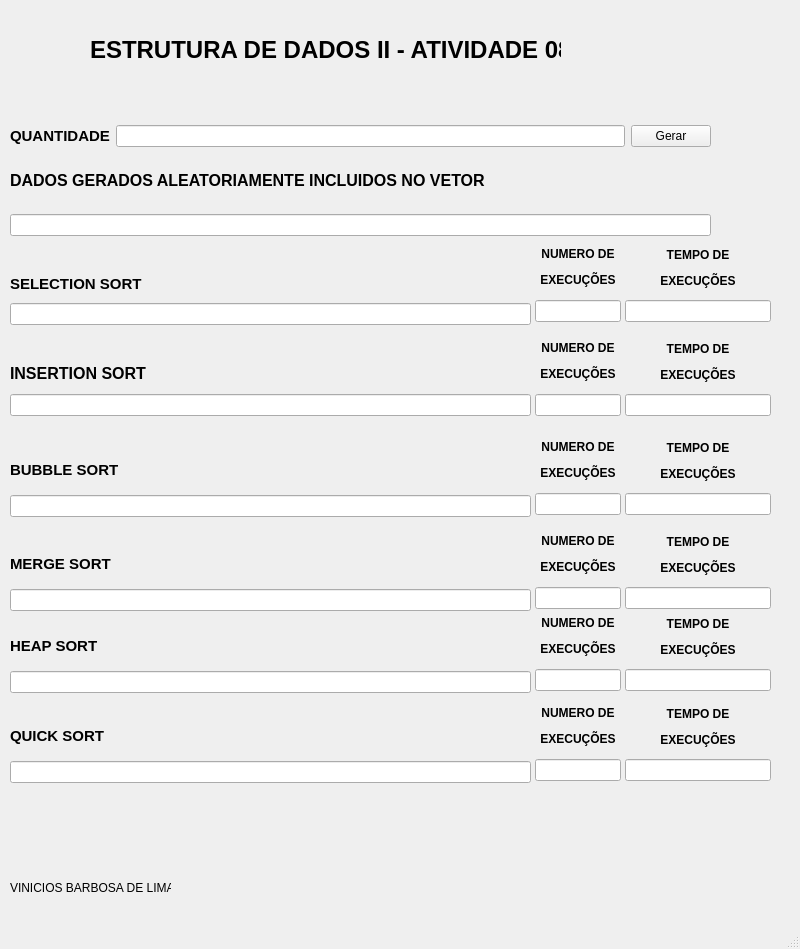
<?xml version="1.0" encoding="UTF-8"?>
<ui version="4.0">
 <class>MainWindow</class>
 <widget class="QMainWindow" name="MainWindow">
  <property name="geometry">
   <rect>
    <x>0</x>
    <y>0</y>
    <width>800</width>
    <height>949</height>
   </rect>
  </property>
  <property name="windowTitle">
   <string>MainWindow</string>
  </property>
  <widget class="QWidget" name="centralwidget">
   <widget class="QWidget" name="verticalLayoutWidget_5">
    <property name="geometry">
     <rect>
      <x>620</x>
      <y>242</y>
      <width>151</width>
      <height>80</height>
     </rect>
    </property>
    <layout class="QVBoxLayout" name="verticalLayout_5">
     <property name="leftMargin">
      <number>5</number>
     </property>
     <item>
      <widget class="QLabel" name="label_6">
       <property name="text">
        <string>&lt;html&gt;&lt;head/&gt;&lt;body&gt;&lt;p align=&quot;center&quot;&gt;&lt;span style=&quot; font-weight:700;&quot;&gt;TEMPO DE&lt;/span&gt;&lt;/p&gt;&lt;p align=&quot;center&quot;&gt;&lt;span style=&quot; font-weight:700;&quot;&gt;EXECUÇÕES&lt;/span&gt;&lt;/p&gt;&lt;/body&gt;&lt;/html&gt;</string>
       </property>
      </widget>
     </item>
     <item>
      <widget class="QLineEdit" name="time_selectinSort">
       <property name="readOnly">
        <bool>true</bool>
       </property>
      </widget>
     </item>
    </layout>
   </widget>
   <widget class="QWidget" name="horizontalLayoutWidget_3">
    <property name="geometry">
     <rect>
      <x>10</x>
      <y>360</y>
      <width>521</width>
      <height>56</height>
     </rect>
    </property>
    <layout class="QHBoxLayout" name="horizontalLayout_3">
     <item>
      <layout class="QVBoxLayout" name="verticalLayout_7">
       <item>
        <widget class="QLabel" name="label_8">
         <property name="text">
          <string>&lt;html&gt;&lt;head/&gt;&lt;body&gt;&lt;p&gt;&lt;span style=&quot; font-size:12pt; font-weight:700;&quot;&gt;INSERTION SORT&lt;/span&gt;&lt;/p&gt;&lt;/body&gt;&lt;/html&gt;</string>
         </property>
        </widget>
       </item>
       <item>
        <widget class="QLineEdit" name="saida_insertionSort">
         <property name="readOnly">
          <bool>true</bool>
         </property>
        </widget>
       </item>
      </layout>
     </item>
    </layout>
   </widget>
   <widget class="QLabel" name="label_14">
    <property name="geometry">
     <rect>
      <x>570</x>
      <y>-5</y>
      <width>131</width>
      <height>111</height>
     </rect>
    </property>
    <property name="text">
     <string/>
    </property>
    <property name="pixmap">
     <pixmap>../../ED2_08/ATIVIDADE_08/puc.jpg</pixmap>
    </property>
    <property name="scaledContents">
     <bool>true</bool>
    </property>
   </widget>
   <widget class="QWidget" name="verticalLayoutWidget_13">
    <property name="geometry">
     <rect>
      <x>620</x>
      <y>611</y>
      <width>151</width>
      <height>80</height>
     </rect>
    </property>
    <layout class="QVBoxLayout" name="verticalLayout_17">
     <property name="leftMargin">
      <number>5</number>
     </property>
     <item>
      <widget class="QLabel" name="label_20">
       <property name="text">
        <string>&lt;html&gt;&lt;head/&gt;&lt;body&gt;&lt;p align=&quot;center&quot;&gt;&lt;span style=&quot; font-weight:700;&quot;&gt;TEMPO DE&lt;/span&gt;&lt;/p&gt;&lt;p align=&quot;center&quot;&gt;&lt;span style=&quot; font-weight:700;&quot;&gt;EXECUÇÕES&lt;/span&gt;&lt;/p&gt;&lt;/body&gt;&lt;/html&gt;</string>
       </property>
      </widget>
     </item>
     <item>
      <widget class="QLineEdit" name="time_heapSort">
       <property name="readOnly">
        <bool>true</bool>
       </property>
      </widget>
     </item>
    </layout>
   </widget>
   <widget class="QWidget" name="horizontalLayoutWidget_6">
    <property name="geometry">
     <rect>
      <x>10</x>
      <y>627</y>
      <width>521</width>
      <height>66</height>
     </rect>
    </property>
    <layout class="QHBoxLayout" name="horizontalLayout_6">
     <item>
      <layout class="QVBoxLayout" name="verticalLayout_15">
       <item>
        <widget class="QLabel" name="label_18">
         <property name="text">
          <string>&lt;html&gt;&lt;head/&gt;&lt;body&gt;&lt;p&gt;&lt;span style=&quot; font-size:11pt; font-weight:700;&quot;&gt;HEAP SORT&lt;/span&gt;&lt;/p&gt;&lt;/body&gt;&lt;/html&gt;</string>
         </property>
        </widget>
       </item>
       <item>
        <widget class="QLineEdit" name="saida_heapSort">
         <property name="readOnly">
          <bool>true</bool>
         </property>
        </widget>
       </item>
      </layout>
     </item>
    </layout>
   </widget>
   <widget class="QWidget" name="verticalLayoutWidget_9">
    <property name="geometry">
     <rect>
      <x>530</x>
      <y>434</y>
      <width>91</width>
      <height>81</height>
     </rect>
    </property>
    <layout class="QVBoxLayout" name="verticalLayout_10">
     <property name="leftMargin">
      <number>5</number>
     </property>
     <property name="rightMargin">
      <number>0</number>
     </property>
     <item>
      <widget class="QLabel" name="label_12">
       <property name="text">
        <string>&lt;html&gt;&lt;head/&gt;&lt;body&gt;&lt;p align=&quot;center&quot;&gt;&lt;span style=&quot; font-weight:700;&quot;&gt;NUMERO DE&lt;/span&gt;&lt;/p&gt;&lt;p align=&quot;center&quot;&gt;&lt;span style=&quot; font-weight:700;&quot;&gt; EXECUÇÕES&lt;/span&gt;&lt;/p&gt;&lt;/body&gt;&lt;/html&gt;</string>
       </property>
      </widget>
     </item>
     <item>
      <widget class="QLineEdit" name="num_exe_bubbleSort">
       <property name="readOnly">
        <bool>true</bool>
       </property>
      </widget>
     </item>
    </layout>
   </widget>
   <widget class="QWidget" name="verticalLayoutWidget_10">
    <property name="geometry">
     <rect>
      <x>530</x>
      <y>528</y>
      <width>91</width>
      <height>81</height>
     </rect>
    </property>
    <layout class="QVBoxLayout" name="verticalLayout_12">
     <property name="leftMargin">
      <number>5</number>
     </property>
     <property name="rightMargin">
      <number>0</number>
     </property>
     <item>
      <widget class="QLabel" name="label_15">
       <property name="text">
        <string>&lt;html&gt;&lt;head/&gt;&lt;body&gt;&lt;p align=&quot;center&quot;&gt;&lt;span style=&quot; font-weight:700;&quot;&gt;NUMERO DE&lt;/span&gt;&lt;/p&gt;&lt;p align=&quot;center&quot;&gt;&lt;span style=&quot; font-weight:700;&quot;&gt; EXECUÇÕES&lt;/span&gt;&lt;/p&gt;&lt;/body&gt;&lt;/html&gt;</string>
       </property>
      </widget>
     </item>
     <item>
      <widget class="QLineEdit" name="num_exe_mergeSort">
       <property name="readOnly">
        <bool>true</bool>
       </property>
      </widget>
     </item>
    </layout>
   </widget>
   <widget class="QLabel" name="label_10">
    <property name="geometry">
     <rect>
      <x>10</x>
      <y>880</y>
      <width>161</width>
      <height>16</height>
     </rect>
    </property>
    <property name="text">
     <string>VINICIOS BARBOSA DE LIMA</string>
    </property>
   </widget>
   <widget class="QWidget" name="verticalLayoutWidget_11">
    <property name="geometry">
     <rect>
      <x>620</x>
      <y>529</y>
      <width>151</width>
      <height>80</height>
     </rect>
    </property>
    <layout class="QVBoxLayout" name="verticalLayout_14">
     <property name="leftMargin">
      <number>5</number>
     </property>
     <item>
      <widget class="QLabel" name="label_17">
       <property name="text">
        <string>&lt;html&gt;&lt;head/&gt;&lt;body&gt;&lt;p align=&quot;center&quot;&gt;&lt;span style=&quot; font-weight:700;&quot;&gt;TEMPO DE&lt;/span&gt;&lt;/p&gt;&lt;p align=&quot;center&quot;&gt;&lt;span style=&quot; font-weight:700;&quot;&gt;EXECUÇÕES&lt;/span&gt;&lt;/p&gt;&lt;/body&gt;&lt;/html&gt;</string>
       </property>
      </widget>
     </item>
     <item>
      <widget class="QLineEdit" name="time_mergeSort">
       <property name="readOnly">
        <bool>true</bool>
       </property>
      </widget>
     </item>
    </layout>
   </widget>
   <widget class="QWidget" name="horizontalLayoutWidget_5">
    <property name="geometry">
     <rect>
      <x>10</x>
      <y>545</y>
      <width>521</width>
      <height>66</height>
     </rect>
    </property>
    <layout class="QHBoxLayout" name="horizontalLayout_5">
     <item>
      <layout class="QVBoxLayout" name="verticalLayout_13">
       <item>
        <widget class="QLabel" name="label_16">
         <property name="text">
          <string>&lt;html&gt;&lt;head/&gt;&lt;body&gt;&lt;p&gt;&lt;span style=&quot; font-size:11pt; font-weight:700;&quot;&gt;MERGE SORT&lt;/span&gt;&lt;/p&gt;&lt;/body&gt;&lt;/html&gt;</string>
         </property>
        </widget>
       </item>
       <item>
        <widget class="QLineEdit" name="saida_mergeSort">
         <property name="readOnly">
          <bool>true</bool>
         </property>
        </widget>
       </item>
      </layout>
     </item>
    </layout>
   </widget>
   <widget class="QWidget" name="verticalLayoutWidget_4">
    <property name="geometry">
     <rect>
      <x>530</x>
      <y>241</y>
      <width>91</width>
      <height>81</height>
     </rect>
    </property>
    <layout class="QVBoxLayout" name="verticalLayout_4">
     <property name="leftMargin">
      <number>5</number>
     </property>
     <item>
      <widget class="QLabel" name="label_5">
       <property name="text">
        <string>&lt;html&gt;&lt;head/&gt;&lt;body&gt;&lt;p align=&quot;center&quot;&gt;&lt;span style=&quot; font-weight:700;&quot;&gt;NUMERO DE&lt;/span&gt;&lt;/p&gt;&lt;p align=&quot;center&quot;&gt;&lt;span style=&quot; font-weight:700;&quot;&gt; EXECUÇÕES&lt;/span&gt;&lt;/p&gt;&lt;/body&gt;&lt;/html&gt;</string>
       </property>
      </widget>
     </item>
     <item>
      <widget class="QLineEdit" name="num_exe_selectionSort">
       <property name="readOnly">
        <bool>true</bool>
       </property>
      </widget>
     </item>
    </layout>
   </widget>
   <widget class="QWidget" name="verticalLayoutWidget_7">
    <property name="geometry">
     <rect>
      <x>530</x>
      <y>335</y>
      <width>91</width>
      <height>81</height>
     </rect>
    </property>
    <layout class="QVBoxLayout" name="verticalLayout_8">
     <property name="leftMargin">
      <number>5</number>
     </property>
     <property name="rightMargin">
      <number>0</number>
     </property>
     <item>
      <widget class="QLabel" name="label_9">
       <property name="text">
        <string>&lt;html&gt;&lt;head/&gt;&lt;body&gt;&lt;p align=&quot;center&quot;&gt;&lt;span style=&quot; font-weight:700;&quot;&gt;NUMERO DE&lt;/span&gt;&lt;/p&gt;&lt;p align=&quot;center&quot;&gt;&lt;span style=&quot; font-weight:700;&quot;&gt; EXECUÇÕES&lt;/span&gt;&lt;/p&gt;&lt;/body&gt;&lt;/html&gt;</string>
       </property>
      </widget>
     </item>
     <item>
      <widget class="QLineEdit" name="num_exe_insertionSort">
       <property name="readOnly">
        <bool>true</bool>
       </property>
      </widget>
     </item>
    </layout>
   </widget>
   <widget class="QWidget" name="verticalLayoutWidget_8">
    <property name="geometry">
     <rect>
      <x>620</x>
      <y>435</y>
      <width>151</width>
      <height>80</height>
     </rect>
    </property>
    <layout class="QVBoxLayout" name="verticalLayout_9">
     <property name="leftMargin">
      <number>5</number>
     </property>
     <item>
      <widget class="QLabel" name="label_11">
       <property name="text">
        <string>&lt;html&gt;&lt;head/&gt;&lt;body&gt;&lt;p align=&quot;center&quot;&gt;&lt;span style=&quot; font-weight:700;&quot;&gt;TEMPO DE&lt;/span&gt;&lt;/p&gt;&lt;p align=&quot;center&quot;&gt;&lt;span style=&quot; font-weight:700;&quot;&gt;EXECUÇÕES&lt;/span&gt;&lt;/p&gt;&lt;/body&gt;&lt;/html&gt;</string>
       </property>
      </widget>
     </item>
     <item>
      <widget class="QLineEdit" name="time_bubbleSort">
       <property name="readOnly">
        <bool>true</bool>
       </property>
      </widget>
     </item>
    </layout>
   </widget>
   <widget class="QLabel" name="label">
    <property name="geometry">
     <rect>
      <x>90</x>
      <y>35</y>
      <width>471</width>
      <height>31</height>
     </rect>
    </property>
    <property name="text">
     <string>&lt;html&gt;&lt;head/&gt;&lt;body&gt;&lt;p&gt;&lt;span style=&quot; font-size:18pt; font-weight:700;&quot;&gt;ESTRUTURA DE DADOS II - ATIVIDADE 08&lt;/span&gt;&lt;/p&gt;&lt;/body&gt;&lt;/html&gt;</string>
    </property>
   </widget>
   <widget class="QWidget" name="horizontalLayoutWidget_4">
    <property name="geometry">
     <rect>
      <x>10</x>
      <y>451</y>
      <width>521</width>
      <height>66</height>
     </rect>
    </property>
    <layout class="QHBoxLayout" name="horizontalLayout_4">
     <item>
      <layout class="QVBoxLayout" name="verticalLayout_11">
       <item>
        <widget class="QLabel" name="label_13">
         <property name="text">
          <string>&lt;html&gt;&lt;head/&gt;&lt;body&gt;&lt;p&gt;&lt;span style=&quot; font-size:11pt; font-weight:700;&quot;&gt;BUBBLE SORT&lt;/span&gt;&lt;/p&gt;&lt;/body&gt;&lt;/html&gt;</string>
         </property>
        </widget>
       </item>
       <item>
        <widget class="QLineEdit" name="saida_bubbleSort">
         <property name="readOnly">
          <bool>true</bool>
         </property>
        </widget>
       </item>
      </layout>
     </item>
    </layout>
   </widget>
   <widget class="QWidget" name="verticalLayoutWidget_6">
    <property name="geometry">
     <rect>
      <x>620</x>
      <y>336</y>
      <width>151</width>
      <height>80</height>
     </rect>
    </property>
    <layout class="QVBoxLayout" name="verticalLayout_6">
     <property name="leftMargin">
      <number>5</number>
     </property>
     <item>
      <widget class="QLabel" name="label_7">
       <property name="text">
        <string>&lt;html&gt;&lt;head/&gt;&lt;body&gt;&lt;p align=&quot;center&quot;&gt;&lt;span style=&quot; font-weight:700;&quot;&gt;TEMPO DE&lt;/span&gt;&lt;/p&gt;&lt;p align=&quot;center&quot;&gt;&lt;span style=&quot; font-weight:700;&quot;&gt;EXECUÇÕES&lt;/span&gt;&lt;/p&gt;&lt;/body&gt;&lt;/html&gt;</string>
       </property>
      </widget>
     </item>
     <item>
      <widget class="QLineEdit" name="time_insertionSort">
       <property name="readOnly">
        <bool>true</bool>
       </property>
      </widget>
     </item>
    </layout>
   </widget>
   <widget class="QWidget" name="horizontalLayoutWidget_2">
    <property name="geometry">
     <rect>
      <x>10</x>
      <y>271</y>
      <width>521</width>
      <height>54</height>
     </rect>
    </property>
    <layout class="QHBoxLayout" name="horizontalLayout_2">
     <item>
      <layout class="QVBoxLayout" name="verticalLayout_3">
       <item>
        <widget class="QLabel" name="label_4">
         <property name="text">
          <string>&lt;html&gt;&lt;head/&gt;&lt;body&gt;&lt;p&gt;&lt;span style=&quot; font-size:11pt; font-weight:700;&quot;&gt;SELECTION SORT&lt;/span&gt;&lt;/p&gt;&lt;/body&gt;&lt;/html&gt;</string>
         </property>
        </widget>
       </item>
       <item>
        <widget class="QLineEdit" name="saida_selectionSort">
         <property name="readOnly">
          <bool>true</bool>
         </property>
        </widget>
       </item>
      </layout>
     </item>
    </layout>
   </widget>
   <widget class="QWidget" name="verticalLayoutWidget_2">
    <property name="geometry">
     <rect>
      <x>10</x>
      <y>125</y>
      <width>701</width>
      <height>111</height>
     </rect>
    </property>
    <layout class="QVBoxLayout" name="verticalLayout_2">
     <item>
      <layout class="QHBoxLayout" name="horizontalLayout">
       <item>
        <widget class="QLabel" name="label_2">
         <property name="text">
          <string>&lt;html&gt;&lt;head/&gt;&lt;body&gt;&lt;p&gt;&lt;span style=&quot; font-size:11pt; font-weight:700;&quot;&gt;QUANTIDADE&lt;/span&gt;&lt;/p&gt;&lt;/body&gt;&lt;/html&gt;</string>
         </property>
        </widget>
       </item>
       <item>
        <widget class="QLineEdit" name="entrada_tam"/>
       </item>
       <item>
        <widget class="QPushButton" name="btn_gerar">
         <property name="text">
          <string>Gerar</string>
         </property>
        </widget>
       </item>
      </layout>
     </item>
     <item>
      <layout class="QVBoxLayout" name="verticalLayout">
       <item>
        <widget class="QLabel" name="label_3">
         <property name="text">
          <string>&lt;html&gt;&lt;head/&gt;&lt;body&gt;&lt;p&gt;&lt;span style=&quot; font-size:12pt; font-weight:700;&quot;&gt;DADOS GERADOS ALEATORIAMENTE INCLUIDOS NO VETOR&lt;/span&gt;&lt;/p&gt;&lt;/body&gt;&lt;/html&gt;</string>
         </property>
        </widget>
       </item>
       <item>
        <widget class="QLineEdit" name="saida_vetor_random">
         <property name="readOnly">
          <bool>true</bool>
         </property>
        </widget>
       </item>
      </layout>
     </item>
    </layout>
   </widget>
   <widget class="QWidget" name="verticalLayoutWidget_12">
    <property name="geometry">
     <rect>
      <x>530</x>
      <y>610</y>
      <width>91</width>
      <height>81</height>
     </rect>
    </property>
    <layout class="QVBoxLayout" name="verticalLayout_16">
     <property name="leftMargin">
      <number>5</number>
     </property>
     <property name="rightMargin">
      <number>0</number>
     </property>
     <item>
      <widget class="QLabel" name="label_19">
       <property name="text">
        <string>&lt;html&gt;&lt;head/&gt;&lt;body&gt;&lt;p align=&quot;center&quot;&gt;&lt;span style=&quot; font-weight:700;&quot;&gt;NUMERO DE&lt;/span&gt;&lt;/p&gt;&lt;p align=&quot;center&quot;&gt;&lt;span style=&quot; font-weight:700;&quot;&gt; EXECUÇÕES&lt;/span&gt;&lt;/p&gt;&lt;/body&gt;&lt;/html&gt;</string>
       </property>
      </widget>
     </item>
     <item>
      <widget class="QLineEdit" name="num_exe_heapSort">
       <property name="readOnly">
        <bool>true</bool>
       </property>
      </widget>
     </item>
    </layout>
   </widget>
   <widget class="QWidget" name="horizontalLayoutWidget_7">
    <property name="geometry">
     <rect>
      <x>10</x>
      <y>717</y>
      <width>521</width>
      <height>66</height>
     </rect>
    </property>
    <layout class="QHBoxLayout" name="horizontalLayout_7">
     <item>
      <layout class="QVBoxLayout" name="verticalLayout_18">
       <item>
        <widget class="QLabel" name="label_21">
         <property name="text">
          <string>&lt;html&gt;&lt;head/&gt;&lt;body&gt;&lt;p&gt;&lt;span style=&quot; font-size:11pt; font-weight:700;&quot;&gt;QUICK SORT&lt;/span&gt;&lt;/p&gt;&lt;/body&gt;&lt;/html&gt;</string>
         </property>
        </widget>
       </item>
       <item>
        <widget class="QLineEdit" name="saida_quickSort">
         <property name="readOnly">
          <bool>true</bool>
         </property>
        </widget>
       </item>
      </layout>
     </item>
    </layout>
   </widget>
   <widget class="QWidget" name="verticalLayoutWidget_14">
    <property name="geometry">
     <rect>
      <x>620</x>
      <y>701</y>
      <width>151</width>
      <height>80</height>
     </rect>
    </property>
    <layout class="QVBoxLayout" name="verticalLayout_19">
     <property name="leftMargin">
      <number>5</number>
     </property>
     <item>
      <widget class="QLabel" name="label_22">
       <property name="text">
        <string>&lt;html&gt;&lt;head/&gt;&lt;body&gt;&lt;p align=&quot;center&quot;&gt;&lt;span style=&quot; font-weight:700;&quot;&gt;TEMPO DE&lt;/span&gt;&lt;/p&gt;&lt;p align=&quot;center&quot;&gt;&lt;span style=&quot; font-weight:700;&quot;&gt;EXECUÇÕES&lt;/span&gt;&lt;/p&gt;&lt;/body&gt;&lt;/html&gt;</string>
       </property>
      </widget>
     </item>
     <item>
      <widget class="QLineEdit" name="time_quickSort">
       <property name="readOnly">
        <bool>true</bool>
       </property>
      </widget>
     </item>
    </layout>
   </widget>
   <widget class="QWidget" name="verticalLayoutWidget_15">
    <property name="geometry">
     <rect>
      <x>530</x>
      <y>700</y>
      <width>91</width>
      <height>81</height>
     </rect>
    </property>
    <layout class="QVBoxLayout" name="verticalLayout_20">
     <property name="leftMargin">
      <number>5</number>
     </property>
     <property name="rightMargin">
      <number>0</number>
     </property>
     <item>
      <widget class="QLabel" name="label_23">
       <property name="text">
        <string>&lt;html&gt;&lt;head/&gt;&lt;body&gt;&lt;p align=&quot;center&quot;&gt;&lt;span style=&quot; font-weight:700;&quot;&gt;NUMERO DE&lt;/span&gt;&lt;/p&gt;&lt;p align=&quot;center&quot;&gt;&lt;span style=&quot; font-weight:700;&quot;&gt; EXECUÇÕES&lt;/span&gt;&lt;/p&gt;&lt;/body&gt;&lt;/html&gt;</string>
       </property>
      </widget>
     </item>
     <item>
      <widget class="QLineEdit" name="num_exe_quickSort">
       <property name="readOnly">
        <bool>true</bool>
       </property>
      </widget>
     </item>
    </layout>
   </widget>
  </widget>
  <widget class="QMenuBar" name="menubar">
   <property name="geometry">
    <rect>
     <x>0</x>
     <y>0</y>
     <width>800</width>
     <height>21</height>
    </rect>
   </property>
  </widget>
  <widget class="QStatusBar" name="statusbar"/>
 </widget>
 <resources/>
 <connections/>
</ui>
